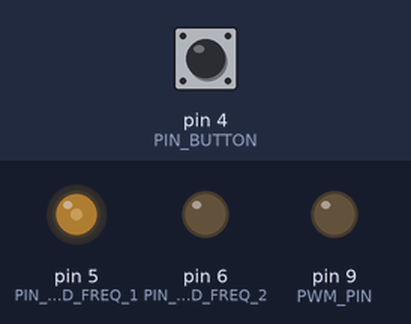
This program was run on a simulated Arduino Nano, built with avr-gcc and run on an emulated ATmega328P. Parts: output pins drawn as LEDs (lit = HIGH). Dashed ring = blinking. The inputs (shaded band) are chosen by the test bench; at power-on: pin 4 (PIN_BUTTON) LOW. EEPROM starts erased.

Above: at 1.24 s.
1.3 s: pin 4 (PIN_BUTTON) pulled HIGH for 0.15 s
At 1.7 s:
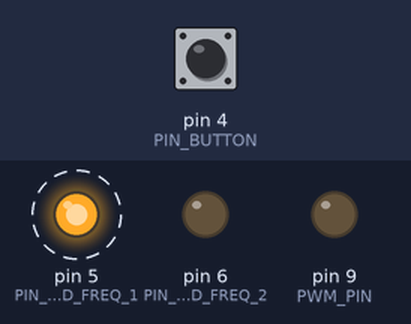
4.3 s: pin 4 (PIN_BUTTON) pulled HIGH for 1 s
At 4.6 s:
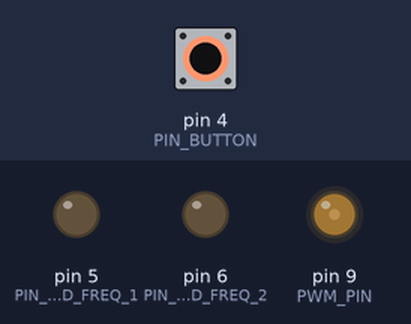
Timing chart, 0 to 4.4 s (numbered marks = the images above; inputs shaded):
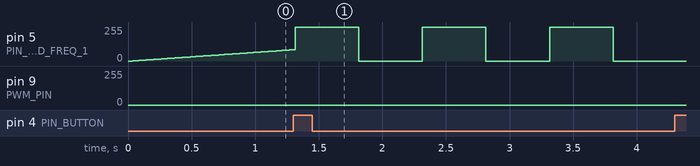

The program:

main.cpp
```cpp
#include "shuman.h"
#include <EEPROM.h>

// =======================
// DEFINITIONS
// =======================
#define PIN_BUTTON 4
#define PIN_LED_FREQ_1 5
#define PIN_LED_FREQ_2 6

#define EEPROM_BUTTONSTEP_ADDR 0x00

// =======================
// VARIABLES
// =======================
uint8_t buttonStep = 1;
uint8_t fadeInLedStep = 0;
uint8_t ledFreq=1;
bool enableFadeIn=true;

// =======================
// EEPROM HELPERS
// =======================
void saveButtonStepToEEPROM()
{
  EEPROM.update(EEPROM_BUTTONSTEP_ADDR, buttonStep);
}

uint8_t loadButtonStepFromEEPROM()
{
  return EEPROM.read(EEPROM_BUTTONSTEP_ADDR);
}

// =======================
// LED FADE IN
// =======================
void showLedFadeIn()
{
  switch (ledFreq)
  {
    case 1:
      if (fadeInLedStep == 0)
      {
        digitalWrite(PIN_LED_FREQ_2, LOW);
        setOutputFrequency(FREQ_1);
      }
      fadeInLedStep++;
      if (fadeInLedStep <255)
      {
        analogWrite(PIN_LED_FREQ_1, fadeInLedStep);
        delay(15);
      }
      else
      {
        fadeInLedStep = 0;
        ledFreq = 2;
      }
      break;

    case 2:
      if (fadeInLedStep == 0)
      {
        digitalWrite(PIN_LED_FREQ_1, LOW);
        setOutputFrequency(FREQ_2);
      }
      fadeInLedStep++;
      if (fadeInLedStep <255)
      {
        analogWrite(PIN_LED_FREQ_2, fadeInLedStep);
        delay(15);
      }
      else
      {
        fadeInLedStep = 0;
        ledFreq = 1;
      }
      break;
  }
}

// =======================
// LED FLASH + EEPROM
// =======================
void showLedFlash(float FREQ)
{
  enableFadeIn=false;
  digitalWrite(PIN_LED_FREQ_1, LOW);
  digitalWrite(PIN_LED_FREQ_2, LOW);

  for (size_t i = 0; i < 3; i++)
  {
    digitalWrite((FREQ == FREQ_1 ? PIN_LED_FREQ_1 : PIN_LED_FREQ_2), HIGH);
    delay(500);
    digitalWrite((FREQ == FREQ_1 ? PIN_LED_FREQ_1 : PIN_LED_FREQ_2), LOW);
    delay(500);
  }
}

// =======================
// STEP HANDLING
// =======================
void manageStep(uint8_t step)
{
    switch (step)
    {
      case 1:
        fadeInLedStep = 0;
        enableFadeIn=true;
        saveButtonStepToEEPROM();
        break;

      case 2:
        setOutputFrequency(FREQ_1);
        saveButtonStepToEEPROM();
        showLedFlash(FREQ_1);
        break;

      case 3:
        setOutputFrequency(FREQ_2);
        saveButtonStepToEEPROM();
        showLedFlash(FREQ_2);
        break;
    }
}

// =======================
// BUTTON HANDLING
// =======================
void manageFreqButton()
{
  int buttonState = digitalRead(PIN_BUTTON);
  if (buttonState == HIGH)
  {
    buttonStep++;
    manageStep(buttonStep);
    if (buttonStep >= 3)
      buttonStep = 0;
    saveButtonStepToEEPROM();
    delay(500); // Debounce
  }
}

// =======================
// SETUP
// =======================
void setup()
{
  initSineTable();
  initPWM();

  pinMode(PIN_BUTTON, INPUT);
  pinMode(PIN_LED_FREQ_1, OUTPUT);
  pinMode(PIN_LED_FREQ_2, OUTPUT);

  // Load the saved button step (1,2,3)
  uint8_t storedButtonStep = loadButtonStepFromEEPROM();
  if (storedButtonStep >= 1 && storedButtonStep <= 3)
  {
    buttonStep = storedButtonStep;
    manageStep(buttonStep);
  }
}

// =======================
// LOOP
// =======================
void loop()
{
  manageFreqButton();
  if (enableFadeIn)
    showLedFadeIn();
}
```

shuman.cpp
```cpp
#include "shuman.h"

// Table for sine function values
volatile uint16_t sineTable[TABLE_SIZE];
// Current index in the sine table
volatile uint16_t sineIndex;

// Initialize the sine value table
void initSineTable() {
    for (uint16_t i = 0; i < TABLE_SIZE; i++) {
        // Generate values from 0 to 1023 (10-bit PWM)
        // Offset of 512 + amplitude of 511 to center the waveform
        sineTable[i] = 512 + 511 * sin(2 * PI * i / TABLE_SIZE);
    }
}

// Initialize PWM
void initPWM() {
    pinMode(PWM_PIN, OUTPUT);
    // Reset Timer1 registers
    TCCR1A = 0;
    TCCR1B = 0;

    // Configure Fast PWM 10-bit (WGM13:0 = 0111)
    TCCR1A |= (1 << WGM11) | (1 << WGM10);
    TCCR1B |= (1 << WGM12);

    // Enable PWM on OC1A (pin 9) - non-inverting mode
    TCCR1A |= (1 << COM1A1);

    // Prescaler = 1 (maximum PWM frequency)
    TCCR1B |= (1 << CS10);
}

// Initialize the sampling timer
void initSampleTimer(uint16_t sampleRate) {
    cli(); // Disable global interrupts

    // Reset Timer2 registers
    TCCR2A = 0;
    TCCR2B = 0;

    // Configure CTC mode (Clear Timer on Compare Match)
    TCCR2A |= (1 << WGM21);

    // Calculate OCR2A value to obtain the desired sample rate
    // Formula: OCR2A = (F_CPU / (prescaler * sampleRate)) - 1
    // With prescaler = 64
    OCR2A = (F_CPU / 64 / sampleRate) - 1;

    // Set prescaler to 64
    TCCR2B |= (1 << CS22);

    // Enable interrupt on Compare Match A
    TIMSK2 |= (1 << OCIE2A);

    sei(); // Re-enable global interrupts
}

// Set the output frequency
void setOutputFrequency(float freq) {
    // Reset table index
    sineIndex = 0;

    // Configure the timer with the appropriate sample rate
    if (freq == FREQ_1) {
        initSampleTimer(SAMPLE_RATE_7_83);
    }
    else if (freq == FREQ_2) {
        initSampleTimer(SAMPLE_RATE_14_1);
    }
}

// Interrupt Service Routine for Timer2 Compare Match A
ISR(TIMER2_COMPA_vect) {
    // Update the PWM duty cycle with the current sine table value
    OCR1A = sineTable[sineIndex++];

    // Wrap around when we reach the end of the table
    if (sineIndex >= TABLE_SIZE) {
        sineIndex = 0;
    }
}
```

shuman.h
```cpp
#ifndef SHUMAN_H
#define SHUMAN_H

#include <Arduino.h>
#include <avr/io.h>
#include <avr/interrupt.h>
#include <math.h>

// Constant definitions
#define TABLE_SIZE 256        // Number of samples in the lookup table
#define PWM_PIN 9             // PWM pin (OC1A on Arduino)

// Output frequencies (Hz)
#define FREQ_1  7.83f  // First frequency (fundamental Schumann resonance)
#define FREQ_2  14.1f  // Second frequency (first harmonic)

// Sample rates calculated to generate the desired frequencies
// Sample Rate = Output Frequency × TABLE_SIZE
#define SAMPLE_RATE_7_83 2004  // 7.83 × 256 ≈ 2004 Hz
#define SAMPLE_RATE_14_1 3610  // 14.1 × 256 ≈ 3610 Hz

#ifndef F_CPU
#define F_CPU 16000000UL       // 16 MHz for Arduino Uno/Nano
#endif

/**
 * @brief Initializes the lookup table for sine wave generation.
 */
void initSineTable();

/**
 * @brief Initializes PWM for signal generation.
 */
void initPWM();

/**
 * @brief Sets the output signal frequency.
 *
 * @param freq Desired frequency in Hz.
 */
void setOutputFrequency(float freq);

#endif // SHUMAN_H
```

Measured:
- by itself, pin 5 (PIN_LED_FREQ_1): alternates 255/255 for 0.50 s and 0/255 for 0.50 s
